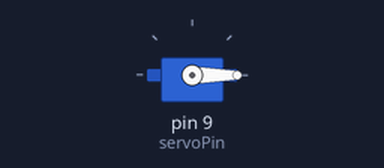
Bench run of a sketch on a simulated Arduino Uno, built with avr-gcc and run on an emulated ATmega328P. Parts: servo.

Above: at 0.05 s.
At 2.65 s:
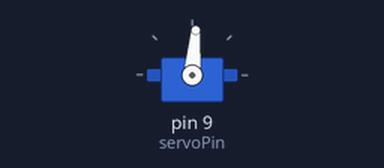
At 5.25 s:
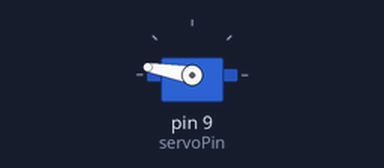
At 10.5 s:
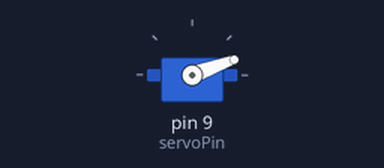
Timing chart, 0 to 14.4 s (numbered marks = the images above):
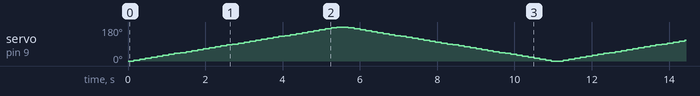

The sketch:

ServoSweep.ino
```cpp
/*
    Servo Sweep

    Sweeping the servo in two directions.
*/

// remove this line if using Arduino IDE
#include <Arduino.h>

#include <Servo.h>

int servoPin = 9;
int angle = 0;

Servo servo;

void setup() {
  servo.attach(servoPin);
}

void loop() {
  for (angle = 0; angle <= 180; angle += 5) {
    servo.write(angle);
    delay(150);
  }

  for (angle = 180; angle >= 0; angle -= 5) {
    servo.write(angle);
    delay(150);
  }
}
```
